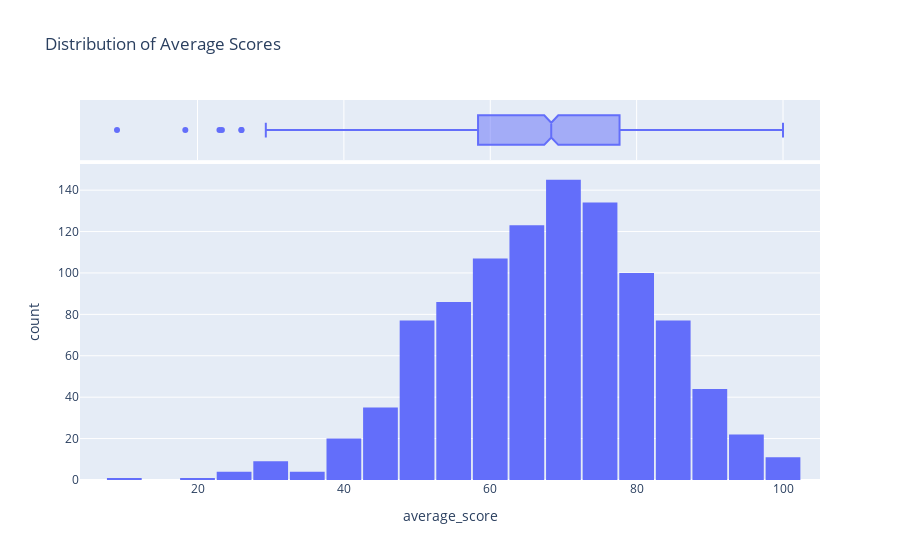

Here is the notebook cell this chart was saved with:
### Code cell
assert "average_score" in df.columns, "average_score not found; check score columns."

fig = px.histogram(df, x="average_score", nbins=20, title="Distribution of Average Scores", marginal="box")
fig.update_layout(bargap=0.05)
fig.show()

avg, med, sd, sk = df["average_score"].mean(), df["average_score"].median(), df["average_score"].std(), df["average_score"].skew()
skew_text = "roughly symmetric"
if sk > 0.5: skew_text = "right-skewed (longer high-score tail)"
elif sk < -0.5: skew_text = "left-skewed (longer low-score tail)"
print(f"[INSIGHT] Mean={avg:.1f}, Median={med:.1f}, SD={sd:.1f}, Skew={sk:.2f} → {skew_text}.")
print("[DECISION] If mean < your target (e.g., 70), consider tutoring, study groups, or curriculum review.")

### Figure 1 — Plotly figure (JSON) as saved in the notebook; plotly's stock layout.template omitted (floating-point values rounded to 4 significant figures; data arrays with more than 128 entries replaced by an {"elided": "..."} marker saying what was removed)
{"data": [{"bingroup": "x", "hovertemplate": "average_score=%{x}<br>count=%{y}<extra></extra>", "legendgroup": "", "marker": {"color": "#636efa", "pattern": {"shape": ""}}, "name": "", "nbinsx": 20, "orientation": "v", "showlegend": false, "type": "histogram", "x": {"elided": "1000 float values"}, "xaxis": "x", "yaxis": "y"}, {"hovertemplate": "average_score=%{x}<extra></extra>", "legendgroup": "", "marker": {"color": "#636efa"}, "name": "", "notched": true, "showlegend": false, "type": "box", "x": {"elided": "1000 float values"}, "xaxis": "x2", "yaxis": "y2"}], "layout": {"bargap": 0.05, "barmode": "relative", "legend": {"tracegroupgap": 0}, "title": {"text": "Distribution of Average Scores"}, "xaxis": {"anchor": "y", "domain": [0, 1], "title": {"text": "average_score"}}, "xaxis2": {"anchor": "y2", "domain": [0, 1], "matches": "x", "showgrid": true, "showticklabels": false}, "yaxis": {"anchor": "x", "domain": [0, 0.8316], "title": {"text": "count"}}, "yaxis2": {"anchor": "x2", "domain": [0.8416, 1], "matches": "y2", "showgrid": false, "showline": false, "showticklabels": false, "ticks": ""}}}
